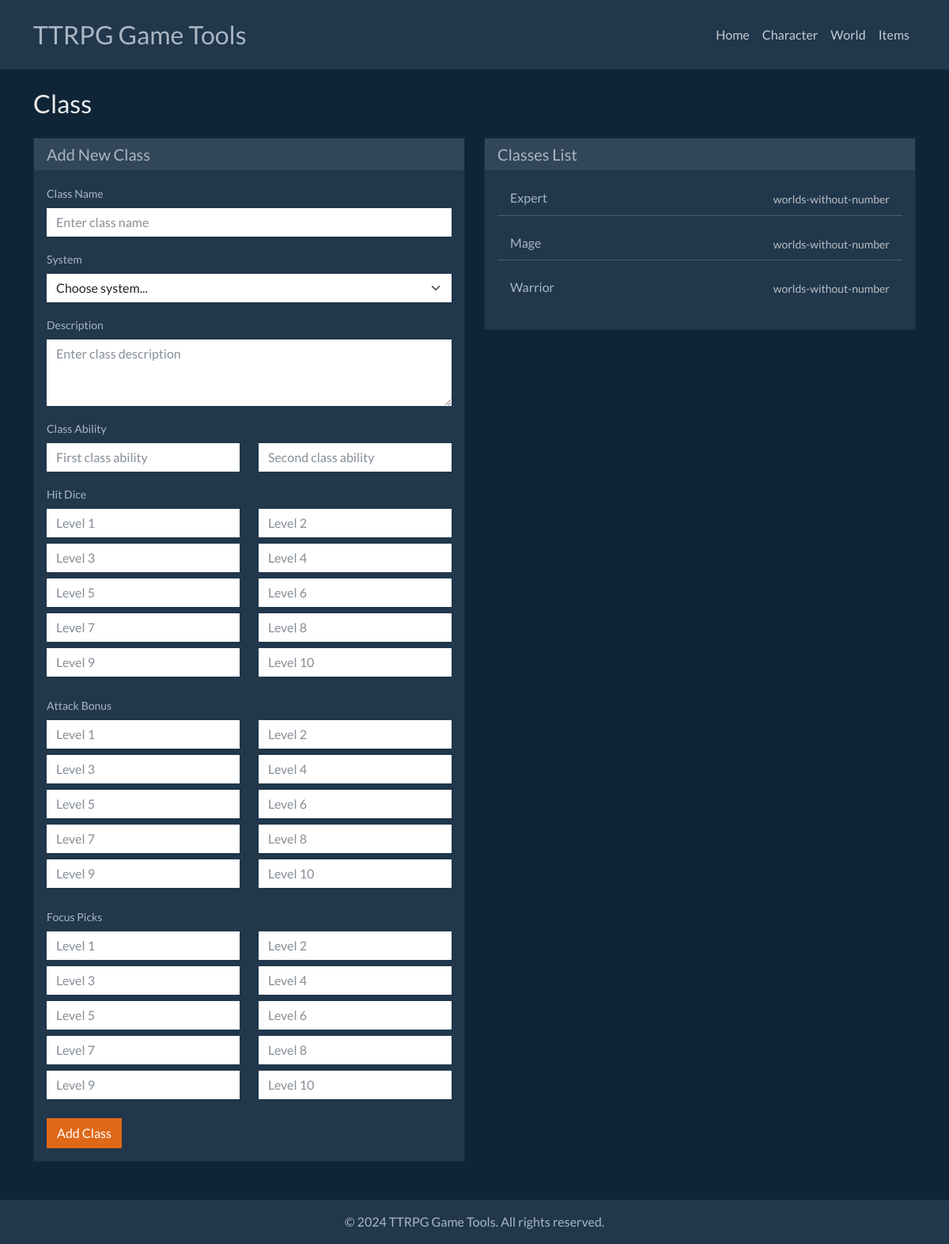
/class, run on the app's committed database.
### tables this page shows
CREATE TABLE classes (
            id TEXT PRIMARY KEY,
            system TEXT NOT NULL,
            name TEXT NOT NULL,
            description TEXT NOT NULL,
            class_ability_1 TEXT NOT NULL,
            class_ability_2 TEXT NOT NULL,
            hit_dice_1 TEXT NOT NULL,
            hit_dice_2 TEXT NOT NULL,
            hit_dice_3 TEXT NOT NULL,
            hit_dice_4 TEXT NOT NULL,
            hit_dice_5 TEXT NOT NULL,
            hit_dice_6 TEXT NOT NULL,
            hit_dice_7 TEXT NOT NULL,
            hit_dice_8 TEXT NOT NULL,
            hit_dice_9 TEXT NOT NULL,
            hit_dice_10 TEXT NOT NULL,
            attack_bonus_1 TEXT NOT NULL,
            attack_bonus_2 TEXT NOT NULL,
            attack_bonus_3 TEXT NOT NULL,
            attack_bonus_4 TEXT NOT NULL,
            attack_bonus_5 TEXT NOT NULL,
            attack_bonus_6 TEXT NOT NULL,
            attack_bonus_7 TEXT NOT NULL,
            attack_bonus_8 TEXT NOT NULL,
            attack_bonus_9 TEXT NOT NULL,
            attack_bonus_10 TEXT NOT NULL,
            focus_picks_1 TEXT NOT NULL,
            focus_picks_2 TEXT NOT NULL,
            focus_picks_3 TEXT NOT NULL,
            focus_picks_4 TEXT NOT NULL,
            focus_picks_5 TEXT NOT NULL,
            focus_picks_6 TEXT NOT NULL,
            focus_picks_7 TEXT NOT NULL,
            focus_picks_8 TEXT NOT NULL,
            focus_picks_9 TEXT NOT NULL,
            focus_picks_10 TEXT NOT NULL,
            created_at TIMESTAMP DEFAULT CURRENT_TIMESTAMP
        );

### main.py (the view)
@app.get("/class")
async def class_page(request: Request):
    classes_list = get_all_classes()
    return templates.TemplateResponse("class.html", {"request": request, "classes": classes_list})

### templates/class.html (shortened to what this page needs)
{% extends "base.html" %}
{% block content %}
<div class="row">
    <div class="col-12">
        <h2 class="mb-4">Class</h2>
    </div>
</div>
<div class="row">
    <div class="col-md-6">
        <div class="card bg-dark text-light">
            <div class="card-header">
                <h5 class="card-title mb-0">Add New Class</h5>
            </div>
            <div class="card-body">
                <form method="POST" action="/class">
                    <div class="mb-3">
                        <label for="name" class="form-label">Class Name</label>
                        <input type="text" class="form-control" id="name" name="name" placeholder="Enter class name" required>
                    </div>
                    <div class="mb-3">
                        <label for="system" class="form-label">System</label>
                        <select class="form-select" id="system" name="system" required>
                            <option value="">Choose system...</option>
                        </select>
                    </div>
                    <div class="mb-3">
                        <label for="description" class="form-label">Description</label>
                        <textarea class="form-control" id="description" name="description" rows="3" placeholder="Enter class description" required></textarea>
                    </div>
                    <div class="mb-3">
                        <label class="form-label">Class Ability</label>
                        <div class="row">
                            <div class="col-md-6">
                                <input type="text" class="form-control" name="class_ability_1" placeholder="First class ability" required>
                            </div>
                            <div class="col-md-6">
                                <input type="text" class="form-control" name="class_ability_2" placeholder="Second class ability" required>
                            </div>
                        </div>
                    </div>
                    <div class="mb-3">
                        <label class="form-label">Hit Dice</label>
                        <div class="row">
                            <div class="col-md-6 mb-2">
                                <input type="text" class="form-control" name="hit_dice_1" placeholder="Level 1" required>
                            </div>
                            <div class="col-md-6 mb-2">
                                <input type="text" class="form-control" name="hit_dice_2" placeholder="Level 2" required>
                            </div>
                            <div class="col-md-6 mb-2">
                                <input type="text" class="form-control" name="hit_dice_3" placeholder="Level 3" required>
                            </div>
                            <div class="col-md-6 mb-2">
                                <input type="text" class="form-control" name="hit_dice_4" placeholder="Level 4" required>
                            </div>
                            <div class="col-md-6 mb-2">
                                <input type="text" class="form-control" name="hit_dice_5" placeholder="Level 5" required>
                            </div>
                            <div class="col-md-6 mb-2">
                                <input type="text" class="form-control" name="hit_dice_6" placeholder="Level 6" required>
                            </div>
                            <div class="col-md-6 mb-2">
                                <input type="text" class="form-control" name="hit_dice_7" placeholder="Level 7" required>
                            </div>
                            <div class="col-md-6 mb-2">
                                <input type="text" class="form-control" name="hit_dice_8" placeholder="Level 8" required>
                            </div>
                            <div class="col-md-6 mb-2">
                                <input type="text" class="form-control" name="hit_dice_9" placeholder="Level 9" required>
                            </div>
                            <div class="col-md-6 mb-2">
                                <input type="text" class="form-control" name="hit_dice_10" placeholder="Level 10" required>
                            </div>
                        </div>
                    </div>
                    <div class="mb-3">
                        <label class="form-label">Attack Bonus</label>
                        <div class="row">
                            <div class="col-md-6 mb-2">
                                <input type="text" class="form-control" name="attack_bonus_1" placeholder="Level 1" required>
                            </div>
                            <div class="col-md-6 mb-2">
                                <input type="text" class="form-control" name="attack_bonus_2" placeholder="Level 2" required>
                            </div>
                            <div class="col-md-6 mb-2">
                                <input type="text" class="form-control" name="attack_bonus_3" placeholder="Level 3" required>
                            </div>
                            <div class="col-md-6 mb-2">
                                <input type="text" class="form-control" name="attack_bonus_4" placeholder="Level 4" required>
                            </div>
                            <div class="col-md-6 mb-2">
                                <input type="text" class="form-control" name="attack_bonus_5" placeholder="Level 5" required>
                            </div>
                            <div class="col-md-6 mb-2">
                                <input type="text" class="form-control" name="attack_bonus_6" placeholder="Level 6" required>
                            </div>
                            <div class="col-md-6 mb-2">
                                <input type="text" class="form-control" name="attack_bonus_7" placeholder="Level 7" required>
                            </div>
                            <div class="col-md-6 mb-2">
                                <input type="text" class="form-control" name="attack_bonus_8" placeholder="Level 8" required>
                            </div>
                            <div class="col-md-6 mb-2">
                                <input type="text" class="form-control" name="attack_bonus_9" placeholder="Level 9" required>
                            </div>
                            <div class="col-md-6 mb-2">
                                <input type="text" class="form-control" name="attack_bonus_10" placeholder="Level 10" required>
                            </div>
                        </div>
                    </div>
                    <div class="mb-3">
                        <label class="form-label">Focus Picks</label>
                        <div class="row">
                            <div class="col-md-6 mb-2">
                                <input type="text" class="form-control" name="focus_picks_1" placeholder="Level 1" required>
                            </div>
                            <div class="col-md-6 mb-2">
                                <input type="text" class="form-control" name="focus_picks_2" placeholder="Level 2" required>
                            </div>
                            <div class="col-md-6 mb-2">
                                <input type="text" class="form-control" name="focus_picks_3" placeholder="Level 3" required>
                            </div>
                            <div class="col-md-6 mb-2">
                                <input type="text" class="form-control" name="focus_picks_4" placeholder="Level 4" required>
                            </div>
                            <div class="col-md-6 mb-2">
                                <input type="text" class="form-control" name="focus_picks_5" placeholder="Level 5" required>
                            </div>
                            <div class="col-md-6 mb-2">
                                <input type="text" class="form-control" name="focus_picks_6" placeholder="Level 6" required>
                            </div>
                            <div class="col-md-6 mb-2">
                                <input type="text" class="form-control" name="focus_picks_7" placeholder="Level 7" required>
                            </div>
                            <div class="col-md-6 mb-2">
                                <input type="text" class="form-control" name="focus_picks_8" placeholder="Level 8" required>
                            </div>
                            <div class="col-md-6 mb-2">
                                <input type="text" class="form-control" name="focus_picks_9" placeholder="Level 9" required>
                            </div>
                            <div class="col-md-6 mb-2">
                                <input type="text" class="form-control" name="focus_picks_10" placeholder="Level 10" required>
                            </div>
                        </div>
                    </div>
                    <button type="submit" class="btn btn-primary">Add Class</button>
                </form>
            </div>
        </div>
    </div>
    <div class="col-md-6">
        <div class="card bg-dark text-light">
            <div class="card-header">
                <h5 class="card-title mb-0">Classes List</h5>
            </div>
            <div class="card-body">
                {% if classes %}
                    <div class="list-group list-group-flush">
                        {% for class in classes %}
                        <div class="list-group-item bg-dark text-light border-secondary mb-3 d-flex w-100 justify-content-between align-items-center">
                            <h6 class="mb-1">
                              <span data-bs-toggle="tooltip" data-bs-placement="top" data-bs-custom-class="wide-tooltip" title="Description: {{ class.description|e }}&#10;Class Ability: {{ class.class_ability|join(', ')|e }}&#10;Hit Dice: {{ class.hit_dice|join(', ')|e }}&#10;Attack Bonus: {{ class.attack_bonus|join(', ')|e }}&#10;Focus Picks: {{ class.focus_picks|join(', ')|e }}">
                                {{ class.name }}
                              </span>
                            </h6>
                            <small class="text-muted ms-2">{{ class.system }}</small>
                        </div>
                        {% endfor %}
                    </div>
                {% else %}
                    <p class="text-muted">No classes added yet.</p>
                {% endif %}
            </div>
        </div>
    </div>
</div>
{% endblock %}

### data on the page
classes: name "Expert", system "worlds-without-number"
classes: name "Mage", system "worlds-without-number"
classes: name "Warrior", system "worlds-without-number"
